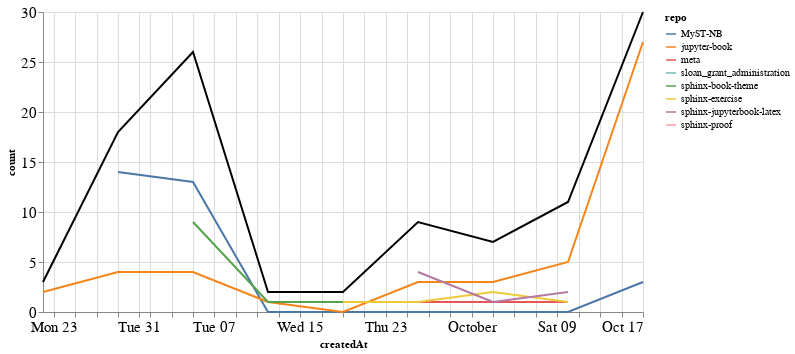

The code cell stored with this chart in its notebook:
### Markdown cell above
### Comments

### Code cell
comments_time = comments.groupby('repo').resample('W', on='createdAt').count()['author'].reset_index()
comments_time = comments_time.rename(columns={'author': 'count'})
comments_time_total = comments_time.groupby('createdAt').agg({"count": "sum"}).reset_index()
ch1 = alt.Chart(comments_time, width=600).mark_line().encode(
    x='createdAt',
    y='count',
    color='repo',
    tooltip="repo"
)

ch2 = alt.Chart(comments_time_total, width=600).mark_line(color="black").encode(
    x='createdAt',
    y='count',
)

ch1 + ch2

### Figure 1 — Vega-Lite specification as saved in the notebook (floating-point values rounded to 4 significant figures)
{"config": {"axisLeft": {"labelFontSize": 15}, "axisBottom": {"labelFontSize": 15}}, "layer": [{"data": {"name": "data-ab477809a483e8be46d667e51cc7147f"}, "mark": "line", "encoding": {"color": {"type": "nominal", "field": "repo"}, "tooltip": {"type": "nominal", "field": "repo"}, "x": {"type": "temporal", "field": "createdAt"}, "y": {"type": "quantitative", "field": "count"}}, "width": 600}, {"data": {"name": "data-ef5e10874969dd3c9e77871a2254aa52"}, "mark": {"type": "line", "color": "black"}, "encoding": {"x": {"type": "temporal", "field": "createdAt"}, "y": {"type": "quantitative", "field": "count"}}, "width": 600}], "$schema": "https://vega.github.io/schema/vega-lite/v4.8.1.json", "datasets": {"data-ab477809a483e8be46d667e51cc7147f": [{"repo": "MyST-NB", "createdAt": "2021-08-29T00:00:00", "count": 14}, {"repo": "MyST-NB", "createdAt": "2021-09-05T00:00:00", "count": 13}, {"repo": "MyST-NB", "createdAt": "2021-09-12T00:00:00", "count": 0}, {"repo": "MyST-NB", "createdAt": "2021-09-19T00:00:00", "count": 0}, {"repo": "MyST-NB", "createdAt": "2021-09-26T00:00:00", "count": 0}, {"repo": "MyST-NB", "createdAt": "2021-10-03T00:00:00", "count": 0}, {"repo": "MyST-NB", "createdAt": "2021-10-10T00:00:00", "count": 0}, {"repo": "MyST-NB", "createdAt": "2021-10-17T00:00:00", "count": 3}, {"repo": "jupyter-book", "createdAt": "2021-08-22T00:00:00", "count": 2}, {"repo": "jupyter-book", "createdAt": "2021-08-29T00:00:00", "count": 4}, {"repo": "jupyter-book", "createdAt": "2021-09-05T00:00:00", "count": 4}, {"repo": "jupyter-book", "createdAt": "2021-09-12T00:00:00", "count": 1}, {"repo": "jupyter-book", "createdAt": "2021-09-19T00:00:00", "count": 0}, {"repo": "jupyter-book", "createdAt": "2021-09-26T00:00:00", "count": 3}, {"repo": "jupyter-book", "createdAt": "2021-10-03T00:00:00", "count": 3}, {"repo": "jupyter-book", "createdAt": "2021-10-10T00:00:00", "count": 5}, {"repo": "jupyter-book", "createdAt": "2021-10-17T00:00:00", "count": 27}, {"repo": "meta", "createdAt": "2021-09-26T00:00:00", "count": 1}, {"repo": "meta", "createdAt": "2021-10-03T00:00:00", "count": 1}, {"repo": "meta", "createdAt": "2021-10-10T00:00:00", "count": 1}, {"repo": "sloan_grant_administration", "createdAt": "2021-10-10T00:00:00", "count": 2}, {"repo": "sphinx-book-theme", "createdAt": "2021-09-05T00:00:00", "count": 9}, {"repo": "sphinx-book-theme", "createdAt": "2021-09-12T00:00:00", "count": 1}, {"repo": "sphinx-book-theme", "createdAt": "2021-09-19T00:00:00", "count": 1}, {"repo": "sphinx-exercise", "createdAt": "2021-09-19T00:00:00", "count": 1}, {"repo": "sphinx-exercise", "createdAt": "2021-09-26T00:00:00", "count": 1}, {"repo": "sphinx-exercise", "createdAt": "2021-10-03T00:00:00", "count": 2}, {"repo": "sphinx-exercise", "createdAt": "2021-10-10T00:00:00", "count": 1}, {"repo": "sphinx-jupyterbook-latex", "createdAt": "2021-09-26T00:00:00", "count": 4}, {"repo": "sphinx-jupyterbook-latex", "createdAt": "2021-10-03T00:00:00", "count": 1}, {"repo": "sphinx-jupyterbook-latex", "createdAt": "2021-10-10T00:00:00", "count": 2}, {"repo": "sphinx-proof", "createdAt": "2021-08-22T00:00:00", "count": 1}], "data-ef5e10874969dd3c9e77871a2254aa52": [{"createdAt": "2021-08-22T00:00:00", "count": 3}, {"createdAt": "2021-08-29T00:00:00", "count": 18}, {"createdAt": "2021-09-05T00:00:00", "count": 26}, {"createdAt": "2021-09-12T00:00:00", "count": 2}, {"createdAt": "2021-09-19T00:00:00", "count": 2}, {"createdAt": "2021-09-26T00:00:00", "count": 9}, {"createdAt": "2021-10-03T00:00:00", "count": 7}, {"createdAt": "2021-10-10T00:00:00", "count": 11}, {"createdAt": "2021-10-17T00:00:00", "count": 30}]}}
